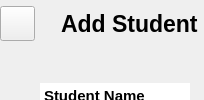
    <widget class="QWidget" name="mainBody" native="true">
     <property name="minimumSize">
      <size>
       <width>0</width>
       <height>0</height>
      </size>
     </property>
     <property name="styleSheet">
      <string notr="true"/>
     </property>
     <layout class="QVBoxLayout" name="verticalLayout_27">
      <property name="leftMargin">
       <number>0</number>
      </property>
      <property name="topMargin">
       <number>0</number>
      </property>
      <property name="rightMargin">
       <number>0</number>
      </property>
      <property name="bottomMargin">
       <number>0</number>
      </property>
      <item>
       <widget class="QWidget" name="HeaderFrame_6" native="true">
        <property name="maximumSize">
         <size>
          <width>16777215</width>
          <height>90</height>
         </size>
        </property>
        <layout class="QHBoxLayout" name="horizontalLayout_18">
         <property name="leftMargin">
          <number>0</number>
         </property>
         <property name="topMargin">
          <number>0</number>
         </property>
         <property name="rightMargin">
          <number>0</number>
         </property>
         <property name="bottomMargin">
          <number>0</number>
         </property>
         <item>
          <widget class="QWidget" name="widget_11" native="true">
           <property name="maximumSize">
            <size>
             <width>80</width>
             <height>16777215</height>
            </size>
           </property>
           <layout class="QHBoxLayout" name="horizontalLayout_19">
            <property name="spacing">
             <number>0</number>
            </property>
            <property name="leftMargin">
             <number>0</number>
            </property>
            <property name="topMargin">
             <number>0</number>
            </property>
            <property name="rightMargin">
             <number>20</number>
            </property>
            <property name="bottomMargin">
             <number>0</number>
            </property>
            <item>
             <widget class="QPushButton" name="pushButton_45">
              <property name="minimumSize">
               <size>
                <width>10</width>
                <height>20</height>
               </size>
              </property>
              <property name="maximumSize">
               <size>
                <width>35</width>
                <height>35</height>
               </size>
              </property>
              <property name="cursor">
               <cursorShape>PointingHandCursor</cursorShape>
              </property>
              <property name="styleSheet">
               <string notr="true">border-image:url(menubutton.jpg);</string>
              </property>
              <property name="text">
               <string/>
              </property>
             </widget>
            </item>
           </layout>
          </widget>
         </item>
         <item>
          <widget class="QLabel" name="label_7">
           <property name="font">
            <font>
             <family>Segoe UI</family>
             <pointsize>17</pointsize>
             <italic>false</italic>
             <bold>true</bold>
            </font>
           </property>
           <property name="styleSheet">
            <string notr="true">*{
	font: 700 17pt &quot;Segoe UI&quot;;
color: rgb(0, 0, 0);
}</string>
           </property>
           <property name="text">
            <string>Add Student</string>
           </property>
          </widget>
         </item>
         <item>
          <widget class="QWidget" name="widget_12" native="true"/>
         </item>
        </layout>
       </widget>
      </item>
      <item>
       <widget class="QWidget" name="mainFrame_6" native="true">
        <property name="minimumSize">
         <size>
          <width>0</width>
          <height>0</height>
         </size>
        </property>
        <property name="font">
         <font>
          <italic>true</italic>
         </font>
        </property>
        <property name="styleSheet">
         <string notr="true">border-image: url(white.png);</string>
        </property>
        <widget class="QPushButton" name="addCourse">
         <property name="geometry">
          <rect>
           <x>310</x>
           <y>500</y>
           <width>160</width>
           <height>40</height>
          </rect>
         </property>
         <property name="cursor">
          <cursorShape>PointingHandCursor</cursorShape>
         </property>
         <property name="styleSheet">
          <string notr="true">*{
border-radius: 15px;
border-image:url(&quot;22.png&quot;);

color:rgb(255, 255, 255);
font: 600 10pt &quot;Segoe UI&quot;;
}

#addCourse::hover{
border-image:url(&quot;buttom.png&quot;);

}</string>
         </property>
         <property name="text">
          <string>Add Student</string>
         </property>
        </widget>
        <widget class="QLineEdit" name="Name">
         <property name="enabled">
          <bool>true</bool>
         </property>
         <property name="geometry">
          <rect>
           <x>280</x>
           <y>30</y>
           <width>390</width>
           <height>40</height>
          </rect>
         </property>
         <property name="focusPolicy">
          <enum>Qt::StrongFocus</enum>
         </property>
         <property name="contextMenuPolicy">
          <enum>Qt::PreventContextMenu</enum>
         </property>
         <property name="styleSheet">
          <string notr="true">*{
border-image: url(textfield.png);
border-radius: 12px;font: 12pt &quot;Segoe UI&quot;;
}</string>
         </property>
         <property name="inputMask">
          <string/>
         </property>
         <property name="text">
          <string/>
         </property>
         <property name="frame">
          <bool>true</bool>
         </property>
         <property name="echoMode">
          <enum>QLineEdit::Normal</enum>
         </property>
         <property name="alignment">
          <set>Qt::AlignLeading|Qt::AlignLeft|Qt::AlignVCenter</set>
         </property>
         <property name="placeholderText">
          <string/>
         </property>
         <property name="cursorMoveStyle">
          <enum>Qt::LogicalMoveStyle</enum>
         </property>
         <property name="clearButtonEnabled">
          <bool>false</bool>
         </property>
        </widget>
        <widget class="QLineEdit" name="ID">
         <property name="enabled">
          <bool>true</bool>
         </property>
         <property name="geometry">
          <rect>
           <x>280</x>
           <y>98</y>
           <width>390</width>
           <height>40</height>
          </rect>
         </property>
         <property name="focusPolicy">
          <enum>Qt::StrongFocus</enum>
         </property>
         <property name="contextMenuPolicy">
          <enum>Qt::PreventContextMenu</enum>
         </property>
         <property name="styleSheet">
          <string notr="true">*{
border-image: url(textfield.png);
border-radius: 12px;font: 12pt &quot;Segoe UI&quot;;
}</string>
         </property>
         <property name="inputMethodHints">
          <set>Qt::ImhNone</set>
         </property>
         <property name="inputMask">
          <string/>
         </property>
         <property name="text">
          <string/>
         </property>
         <property name="frame">
          <bool>true</bool>
         </property>
         <property name="echoMode">
          <enum>QLineEdit::Normal</enum>
         </property>
         <property name="alignment">
          <set>Qt::AlignLeading|Qt::AlignLeft|Qt::AlignVCenter</set>
         </property>
         <property name="placeholderText">
          <string/>
         </property>
         <property name="cursorMoveStyle">
          <enum>Qt::LogicalMoveStyle</enum>
         </property>
         <property name="clearButtonEnabled">
          <bool>false</bool>
         </property>
        </widget>
        <widget class="QTextEdit" name="textEdit_10">
         <property name="enabled">
          <bool>false</bool>
         </property>
         <property name="geometry">
          <rect>
           <x>40</x>
           <y>100</y>
           <width>150</width>
           <height>40</height>
          </rect>
         </property>
         <property name="styleSheet">
          <string notr="true">color: rgb(0, 0, 0);
background-color: qlineargradient(spread:pad, x1:0, y1:0, x2:1, y2:1, stop:0 rgba(255, 255, 255, 255), stop:1 rgba(255, 255, 255, 255));</string>
         </property>
         <property name="frameShape">
          <enum>QFrame::NoFrame</enum>
         </property>
         <property name="html">
          <string>&lt;!DOCTYPE HTML PUBLIC &quot;-//W3C//DTD HTML 4.0//EN&quot; &quot;http://www.w3.org/TR/REC-html40/strict.dtd&quot;&gt;
&lt;html&gt;&lt;head&gt;&lt;meta name=&quot;qrichtext&quot; content=&quot;1&quot; /&gt;&lt;meta charset=&quot;utf-8&quot; /&gt;&lt;style type=&quot;text/css&quot;&gt;
p, li { white-space: pre-wrap; }
hr { height: 1px; border-width: 0; }
&lt;/style&gt;&lt;/head&gt;&lt;body style=&quot; font-family:'Segoe UI'; font-size:9pt; font-weight:400; font-style:normal;&quot;&gt;
&lt;p style=&quot; margin-top:0px; margin-bottom:0px; margin-left:0px; margin-right:0px; -qt-block-indent:0; text-indent:0px;&quot;&gt;&lt;span style=&quot; font-size:11pt; font-weight:696;&quot;&gt;Student ID&lt;/span&gt;&lt;/p&gt;&lt;/body&gt;&lt;/html&gt;</string>
         </property>
        </widget>
        <widget class="QTextEdit" name="textEdit_11">
         <property name="enabled">
          <bool>false</bool>
         </property>
         <property name="geometry">
          <rect>
           <x>40</x>
           <y>172</y>
           <width>170</width>
           <height>40</height>
          </rect>
         </property>
         <property name="styleSheet">
          <string notr="true">color: rgb(0, 0, 0);
background-color: qlineargradient(spread:pad, x1:0, y1:0, x2:1, y2:1, stop:0 rgba(255, 255, 255, 255), stop:1 rgba(255, 255, 255, 255));</string>
         </property>
         <property name="frameShape">
          <enum>QFrame::NoFrame</enum>
         </property>
         <property name="html">
          <string>&lt;!DOCTYPE HTML PUBLIC &quot;-//W3C//DTD HTML 4.0//EN&quot; &quot;http://www.w3.org/TR/REC-html40/strict.dtd&quot;&gt;
&lt;html&gt;&lt;head&gt;&lt;meta name=&quot;qrichtext&quot; content=&quot;1&quot; /&gt;&lt;meta charset=&quot;utf-8&quot; /&gt;&lt;style type=&quot;text/css&quot;&gt;
p, li { white-space: pre-wrap; }
hr { height: 1px; border-width: 0; }
&lt;/style&gt;&lt;/head&gt;&lt;body style=&quot; font-family:'Segoe UI'; font-size:9pt; font-weight:400; font-style:normal;&quot;&gt;
&lt;p style=&quot; margin-top:0px; margin-bottom:0px; margin-left:0px; margin-right:0px; -qt-block-indent:0; text-indent:0px;&quot;&gt;&lt;span style=&quot; font-size:11pt; font-weight:696;&quot;&gt;Academic Year&lt;/span&gt;&lt;/p&gt;&lt;/body&gt;&lt;/html&gt;</string>
         </property>
        </widget>
        <widget class="QLineEdit" name="Year">
         <property name="enabled">
          <bool>true</bool>
         </property>
         <property name="geometry">
          <rect>
           <x>280</x>
           <y>170</y>
           <width>390</width>
           <height>40</height>
          </rect>
         </property>
         <property name="focusPolicy">
          <enum>Qt::StrongFocus</enum>
         </property>
         <property name="contextMenuPolicy">
          <enum>Qt::PreventContextMenu</enum>
         </property>
         <property name="styleSheet">
          <string notr="true">*{
border-image: url(textfield.png);
border-radius: 12px;font: 12pt &quot;Segoe UI&quot;;
}</string>
         </property>
         <property name="inputMask">
          <string/>
         </property>
         <property name="text">
          <string/>
         </property>
         <property name="frame">
          <bool>true</bool>
         </property>
         <property name="echoMode">
          <enum>QLineEdit::Normal</enum>
         </property>
         <property name="alignment">
          <set>Qt::AlignLeading|Qt::AlignLeft|Qt::AlignVCenter</set>
         </property>
         <property name="placeholderText">
          <string/>
         </property>
         <property name="cursorMoveStyle">
          <enum>Qt::LogicalMoveStyle</enum>
         </property>
         <property name="clearButtonEnabled">
          <bool>false</bool>
         </property>
        </widget>
        <widget class="QTextEdit" name="textEdit_12">
         <property name="enabled">
          <bool>false</bool>
         </property>
         <property name="geometry">
          <rect>
           <x>40</x>
           <y>242</y>
           <width>310</width>
           <height>40</height>
          </rect>
         </property>
         <property name="styleSheet">
          <string notr="true">color: rgb(0, 0, 0);
background-color: qlineargradient(spread:pad, x1:0, y1:0, x2:1, y2:1, stop:0 rgba(255, 255, 255, 255), stop:1 rgba(255, 255, 255, 255));</string>
         </property>
         <property name="frameShape">
          <enum>QFrame::NoFrame</enum>
         </property>
         <property name="html">
          <string>&lt;!DOCTYPE HTML PUBLIC &quot;-//W3C//DTD HTML 4.0//EN&quot; &quot;http://www.w3.org/TR/REC-html40/strict.dtd&quot;&gt;
&lt;html&gt;&lt;head&gt;&lt;meta name=&quot;qrichtext&quot; content=&quot;1&quot; /&gt;&lt;meta charset=&quot;utf-8&quot; /&gt;&lt;style type=&quot;text/css&quot;&gt;
p, li { white-space: pre-wrap; }
hr { height: 1px; border-width: 0; }
&lt;/style&gt;&lt;/head&gt;&lt;body style=&quot; font-family:'Segoe UI'; font-size:9pt; font-weight:400; font-style:normal;&quot;&gt;
&lt;p style=&quot; margin-top:0px; margin-bottom:0px; margin-left:0px; margin-right:0px; -qt-block-indent:0; text-indent:0px;&quot;&gt;&lt;span style=&quot; font-size:11pt; font-weight:696;&quot;&gt;Current Courses&lt;/span&gt;&lt;/p&gt;&lt;/body&gt;&lt;/html&gt;</string>
         </property>
        </widget>
        <widget class="QTextEdit" name="textEdit_13">
         <property name="enabled">
          <bool>false</bool>
         </property>
         <property name="geometry">
          <rect>
           <x>40</x>
           <y>313</y>
           <width>190</width>
           <height>40</height>
          </rect>
         </property>
         <property name="styleSheet">
          <string notr="true">color: rgb(0, 0, 0);
background-color: qlineargradient(spread:pad, x1:0, y1:0, x2:1, y2:1, stop:0 rgba(255, 255, 255, 255), stop:1 rgba(255, 255, 255, 255));</string>
         </property>
         <property name="frameShape">
          <enum>QFrame::NoFrame</enum>
         </property>
         <property name="html">
          <string>&lt;!DOCTYPE HTML PUBLIC &quot;-//W3C//DTD HTML 4.0//EN&quot; &quot;http://www.w3.org/TR/REC-html40/strict.dtd&quot;&gt;
&lt;html&gt;&lt;head&gt;&lt;meta name=&quot;qrichtext&quot; content=&quot;1&quot; /&gt;&lt;meta charset=&quot;utf-8&quot; /&gt;&lt;style type=&quot;text/css&quot;&gt;
p, li { white-space: pre-wrap; }
hr { height: 1px; border-width: 0; }
&lt;/style&gt;&lt;/head&gt;&lt;body style=&quot; font-family:'Segoe UI'; font-size:9pt; font-weight:400; font-style:normal;&quot;&gt;
&lt;p style=&quot; margin-top:0px; margin-bottom:0px; margin-left:0px; margin-right:0px; -qt-block-indent:0; text-indent:0px;&quot;&gt;&lt;span style=&quot; font-size:11pt; font-weight:696;&quot;&gt;Finished Courses&lt;/span&gt;&lt;/p&gt;&lt;/body&gt;&lt;/html&gt;</string>
         </property>
        </widget>
        <widget class="QComboBox" name="CurrentCourses">
         <property name="geometry">
          <rect>
           <x>280</x>
           <y>240</y>
           <width>390</width>
           <height>40</height>
          </rect>
         </property>
         <property name="styleSheet">
          <string notr="true">*{
border-image: url(textfield.png);
border-radius: 12px;font: 12pt &quot;Segoe UI&quot;;
}</string>
         </property>
         <property name="editable">
          <bool>false</bool>
         </property>
         <property name="insertPolicy">
          <enum>QComboBox::InsertAtBottom</enum>
         </property>
         <property name="placeholderText">
          <string/>
         </property>
         <property name="duplicatesEnabled">
          <bool>false</bool>
         </property>
         <property name="frame">
          <bool>true</bool>
         </property>
        </widget>
        <widget class="QComboBox" name="FinisheCourses">
         <property name="geometry">
          <rect>
           <x>280</x>
           <y>310</y>
           <width>390</width>
           <height>40</height>
          </rect>
         </property>
         <property name="styleSheet">
          <string notr="true">*{
border-image: url(textfield.png);
border-radius: 12px;font: 12pt &quot;Segoe UI&quot;;
}</string>
         </property>
         <property name="editable">
          <bool>false</bool>
         </property>
         <property name="insertPolicy">
          <enum>QComboBox::InsertAtBottom</enum>
         </property>
         <property name="placeholderText">
          <string/>
         </property>
         <property name="duplicatesEnabled">
          <bool>false</bool>
         </property>
         <property name="frame">
          <bool>true</bool>
         </property>
        </widget>
        <widget class="QTextEdit" name="textEdit_9">
         <property name="enabled">
          <bool>false</bool>
         </property>
         <property name="geometry">
          <rect>
           <x>40</x>
           <y>30</y>
           <width>150</width>
           <height>40</height>
          </rect>
         </property>
         <property name="styleSheet">
          <string notr="true">background-color: qlineargradient(spread:pad, x1:0, y1:0, x2:1, y2:1, stop:0 rgba(255, 255, 255, 255), stop:1 rgba(255, 255, 255, 255));
color: rgb(0, 0, 0);</string>
         </property>
         <property name="frameShape">
          <enum>QFrame::NoFrame</enum>
         </property>
         <property name="frameShadow">
          <enum>QFrame::Sunken</enum>
         </property>
         <property name="html">
          <string>&lt;!DOCTYPE HTML PUBLIC &quot;-//W3C//DTD HTML 4.0//EN&quot; &quot;http://www.w3.org/TR/REC-html40/strict.dtd&quot;&gt;
&lt;html&gt;&lt;head&gt;&lt;meta name=&quot;qrichtext&quot; content=&quot;1&quot; /&gt;&lt;meta charset=&quot;utf-8&quot; /&gt;&lt;style type=&quot;text/css&quot;&gt;
p, li { white-space: pre-wrap; }
hr { height: 1px; border-width: 0; }
&lt;/style&gt;&lt;/head&gt;&lt;body style=&quot; font-family:'Segoe UI'; font-size:9pt; font-weight:400; font-style:normal;&quot;&gt;
&lt;p style=&quot; margin-top:0px; margin-bottom:0px; margin-left:0px; margin-right:0px; -qt-block-indent:0; text-indent:0px;&quot;&gt;&lt;span style=&quot; font-size:11pt; font-weight:696;&quot;&gt;Student Name&lt;/span&gt;&lt;/p&gt;&lt;/body&gt;&lt;/html&gt;</string>
         </property>
        </widget>
        <widget class="QTextEdit" name="Pass">
         <property name="enabled">
          <bool>false</bool>
         </property>
         <property name="geometry">
          <rect>
           <x>40</x>
           <y>380</y>
           <width>190</width>
           <height>40</height>
          </rect>
         </property>
         <property name="styleSheet">
          <string notr="true">color: rgb(0, 0, 0);
background-color: qlineargradient(spread:pad, x1:0, y1:0, x2:1, y2:1, stop:0 rgba(255, 255, 255, 255), stop:1 rgba(255, 255, 255, 255));</string>
         </property>
         <property name="frameShape">
          <enum>QFrame::NoFrame</enum>
         </property>
         <property name="html">
          <string>&lt;!DOCTYPE HTML PUBLIC &quot;-//W3C//DTD HTML 4.0//EN&quot; &quot;http://www.w3.org/TR/REC-html40/strict.dtd&quot;&gt;
&lt;html&gt;&lt;head&gt;&lt;meta name=&quot;qrichtext&quot; content=&quot;1&quot; /&gt;&lt;meta charset=&quot;utf-8&quot; /&gt;&lt;style type=&quot;text/css&quot;&gt;
p, li { white-space: pre-wrap; }
hr { height: 1px; border-width: 0; }
&lt;/style&gt;&lt;/head&gt;&lt;body style=&quot; font-family:'Segoe UI'; font-size:9pt; font-weight:400; font-style:normal;&quot;&gt;
&lt;p style=&quot; margin-top:0px; margin-bottom:0px; margin-left:0px; margin-right:0px; -qt-block-indent:0; text-indent:0px;&quot;&gt;&lt;span style=&quot; font-size:11pt; font-weight:696;&quot;&gt;Password&lt;/span&gt;&lt;/p&gt;&lt;/body&gt;&lt;/html&gt;</string>
         </property>
        </widget>
        <widget class="QLineEdit" name="Password">
         <property name="enabled">
          <bool>true</bool>
         </property>
         <property name="geometry">
          <rect>
           <x>280</x>
           <y>380</y>
           <width>390</width>
           <height>40</height>
          </rect>
         </property>
         <property name="focusPolicy">
          <enum>Qt::StrongFocus</enum>
         </property>
         <property name="contextMenuPolicy">
          <enum>Qt::PreventContextMenu</enum>
         </property>
         <property name="styleSheet">
          <string notr="true">*{
border-image: url(textfield.png);
border-radius: 12px;font: 12pt &quot;Segoe UI&quot;;
}</string>
         </property>
         <property name="inputMethodHints">
          <set>Qt::ImhNoAutoUppercase|Qt::ImhNoPredictiveText|Qt::ImhSensitiveData</set>
         </property>
         <property name="inputMask">
          <string/>
         </property>
         <property name="text">
          <string/>
         </property>
         <property name="frame">
          <bool>true</bool>
         </property>
         <property name="echoMode">
          <enum>QLineEdit::PasswordEchoOnEdit</enum>
         </property>
         <property name="cursorPosition">
          <number>0</number>
         </property>
         <property name="alignment">
          <set>Qt::AlignLeading|Qt::AlignLeft|Qt::AlignVCenter</set>
         </property>
         <property name="placeholderText">
          <string/>
         </property>
         <property name="cursorMoveStyle">
          <enum>Qt::LogicalMoveStyle</enum>
         </property>
         <property name="clearButtonEnabled">
          <bool>false</bool>
         </property>
        </widget>
        <widget class="QTextEdit" name="textEdit_14">
         <property name="enabled">
          <bool>false</bool>
         </property>
         <property name="geometry">
          <rect>
           <x>740</x>
           <y>10</y>
           <width>480</width>
           <height>33</height>
          </rect>
         </property>
         <property name="maximumSize">
          <size>
           <width>16777215</width>
           <height>33</height>
          </size>
         </property>
         <property name="styleSheet">
          <string notr="true">color: rgb(0, 0, 0);
background-color: qlineargradient(spread:pad, x1:0, y1:0, x2:1, y2:1, stop:0 rgba(255, 255, 255, 255), stop:1 rgba(255, 255, 255, 255));</string>
         </property>
         <property name="frameShape">
          <enum>QFrame::NoFrame</enum>
         </property>
         <property name="html">
          <string>&lt;!DOCTYPE HTML PUBLIC &quot;-//W3C//DTD HTML 4.0//EN&quot; &quot;http://www.w3.org/TR/REC-html40/strict.dtd&quot;&gt;
&lt;html&gt;&lt;head&gt;&lt;meta name=&quot;qrichtext&quot; content=&quot;1&quot; /&gt;&lt;meta charset=&quot;utf-8&quot; /&gt;&lt;style type=&quot;text/css&quot;&gt;
p, li { white-space: pre-wrap; }
hr { height: 1px; border-width: 0; }
&lt;/style&gt;&lt;/head&gt;&lt;body style=&quot; font-family:'Segoe UI'; font-size:9pt; font-weight:400; font-style:normal;&quot;&gt;
&lt;p style=&quot; margin-top:0px; margin-bottom:0px; margin-left:0px; margin-right:0px; -qt-block-indent:0; text-indent:0px;&quot;&gt;&lt;span style=&quot; font-size:11pt; font-weight:696;&quot;&gt;Current Courses&lt;/span&gt;&lt;/p&gt;&lt;/body&gt;&lt;/html&gt;</string>
         </property>
        </widget>
        <widget class="QScrollArea" name="scrollArea">
         <property name="geometry">
          <rect>
           <x>750</x>
           <y>50</y>
           <width>420</width>
           <height>200</height>
          </rect>
         </property>
         <property name="minimumSize">
          <size>
           <width>250</width>
           <height>100</height>
          </size>
         </property>
         <property name="styleSheet">
          <string notr="true">*{border-radius: 23px;
border-image: url(textfield.png);
}</string>
         </property>
         <property name="widgetResizable">
          <bool>true</bool>
         </property>
         <widget class="QWidget" name="scrollAreaWidgetContents">
          <property name="geometry">
           <rect>
            <x>0</x>
            <y>0</y>
            <width>420</width>
            <height>200</height>
           </rect>
          </property>
          <layout class="QVBoxLayout" name="verticalLayout">
           <item>
            <spacer name="verticalSpacer">
             <property name="orientation">
              <enum>Qt::Vertical</enum>
             </property>
             <property name="sizeHint" stdset="0">
              <size>
               <width>20</width>
               <height>295</height>
              </size>
             </property>
            </spacer>
           </item>
          </layout>
         </widget>
        </widget>
        <widget class="QTextEdit" name="textEdit_15">
         <property name="enabled">
          <bool>false</bool>
         </property>
         <property name="geometry">
          <rect>
           <x>740</x>
           <y>280</y>
           <width>480</width>
           <height>33</height>
          </rect>
         </property>
         <property name="maximumSize">
          <size>
           <width>16777215</width>
           <height>33</height>
          </size>
         </property>
         <property name="styleSheet">
          <string notr="true">color: rgb(0, 0, 0);
background-color: qlineargradient(spread:pad, x1:0, y1:0, x2:1, y2:1, stop:0 rgba(255, 255, 255, 255), stop:1 rgba(255, 255, 255, 255));</string>
         </property>
         <property name="frameShape">
          <enum>QFrame::NoFrame</enum>
         </property>
         <property name="html">
          <string>&lt;!DOCTYPE HTML PUBLIC &quot;-//W3C//DTD HTML 4.0//EN&quot; &quot;http://www.w3.org/TR/REC-html40/strict.dtd&quot;&gt;
&lt;html&gt;&lt;head&gt;&lt;meta name=&quot;qrichtext&quot; content=&quot;1&quot; /&gt;&lt;meta charset=&quot;utf-8&quot; /&gt;&lt;style type=&quot;text/css&quot;&gt;
p, li { white-space: pre-wrap; }
hr { height: 1px; border-width: 0; }
&lt;/style&gt;&lt;/head&gt;&lt;body style=&quot; font-family:'Segoe UI'; font-size:9pt; font-weight:400; font-style:normal;&quot;&gt;
&lt;p style=&quot; margin-top:0px; margin-bottom:0px; margin-left:0px; margin-right:0px; -qt-block-indent:0; text-indent:0px;&quot;&gt;&lt;span style=&quot; font-size:11pt; font-weight:696;&quot;&gt;Finished Courses&lt;/span&gt;&lt;/p&gt;&lt;/body&gt;&lt;/html&gt;</string>
         </property>
        </widget>
        <widget class="QScrollArea" name="scrollArea_2">
         <property name="geometry">
          <rect>
           <x>750</x>
           <y>320</y>
           <width>420</width>
           <height>190</height>
          </rect>
         </property>
         <property name="minimumSize">
          <size>
           <width>250</width>
           <height>100</height>
          </size>
         </property>
         <property name="styleSheet">
          <string notr="true">*{border-radius: 23px;
border-image: url(textfield.png);
}</string>
         </property>
         <property name="widgetResizable">
          <bool>true</bool>
         </property>
         <widget class="QWidget" name="scrollAreaWidgetContents_2">
          <property name="geometry">
           <rect>
            <x>0</x>
            <y>0</y>
            <width>420</width>
            <height>190</height>
           </rect>
          </property>
          <layout class="QVBoxLayout" name="verticalLayout_2">
           <item>
            <spacer name="verticalSpacer_2">
             <property name="orientation">
              <enum>Qt::Vertical</enum>
             </property>
             <property name="sizeHint" stdset="0">
              <size>
               <width>20</width>
               <height>295</height>
              </size>
             </property>
            </spacer>
           </item>
          </layout>
         </widget>
        </widget>
        <zorder>addCourse</zorder>
        <zorder>Name</zorder>
        <zorder>ID</zorder>
        <zorder>textEdit_10</zorder>
        <zorder>textEdit_11</zorder>
        <zorder>textEdit_12</zorder>
        <zorder>textEdit_13</zorder>
        <zorder>CurrentCourses</zorder>
        <zorder>Year</zorder>
        <zorder>FinisheCourses</zorder>
        <zorder>textEdit_9</zorder>
        <zorder>Pass</zorder>
        <zorder>Password</zorder>
        <zorder>textEdit_14</zorder>
        <zorder>scrollArea</zorder>
        <zorder>textEdit_15</zorder>
        <zorder>scrollArea_2</zorder>
       </widget>
      </item>
     </layout>
    </widget>
